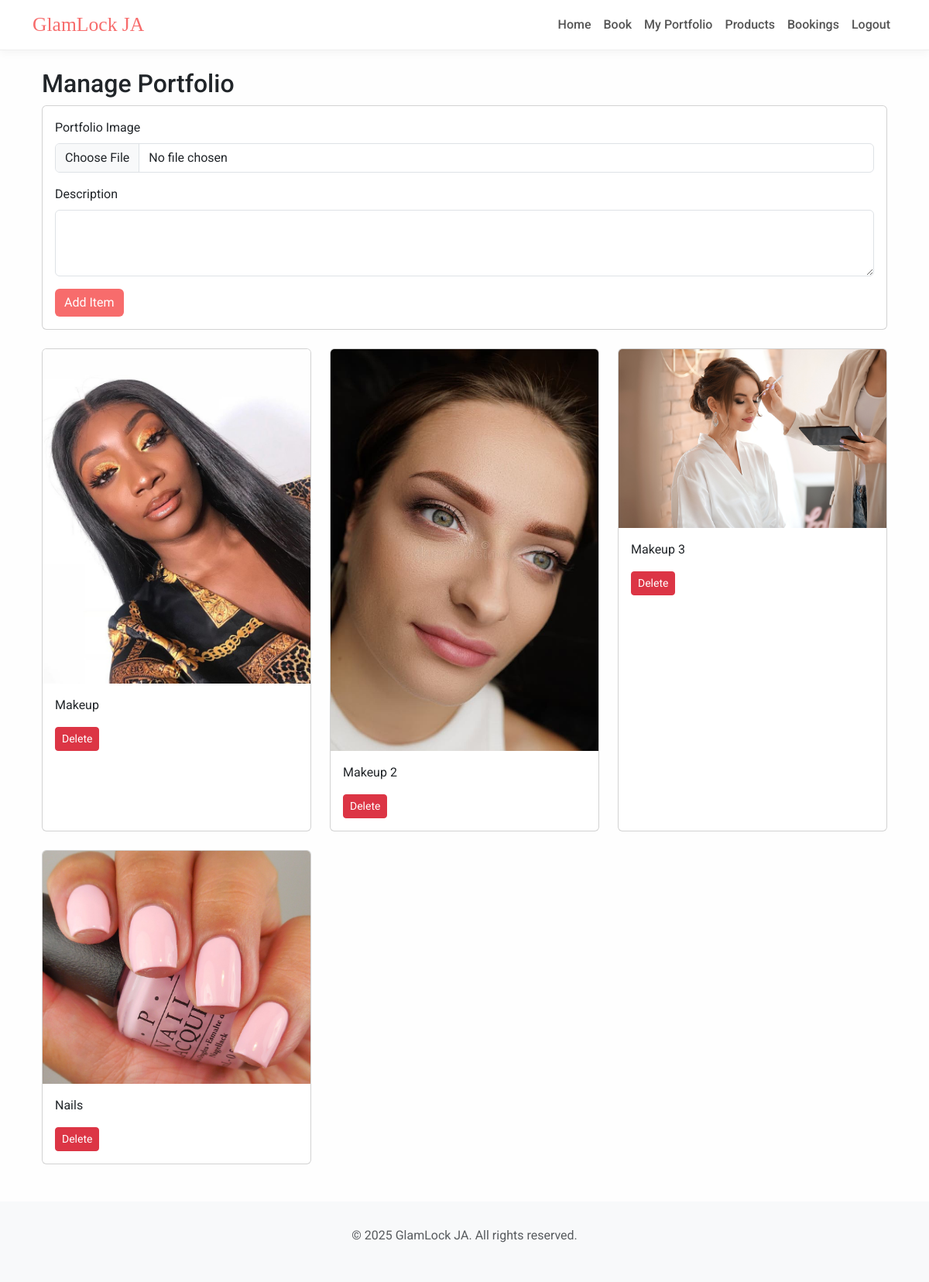
/portfolio/manage (signed in), run on the app's committed database.
### models/models.py (models this page shows)
class PortfolioItem(db.Model):
    __tablename__ = 'portfolio_item'
    id = db.Column(db.Integer, primary_key=True)
    image_url = db.Column(db.String(300), nullable=False)
    description = db.Column(db.Text)
    artist_id = db.Column(db.Integer, db.ForeignKey('artist.id'), nullable=False)
    created_at = db.Column(db.DateTime, default=datetime.utcnow)

### operation/portfolio/routes.py (the view, shortened to what this page needs)
@portfolio_bp.route('/manage', methods=['GET', 'POST'])
@login_required
def manage_portfolio():
    if not current_user.artist_profile:
        abort(403)
    form = PortfolioItemForm()
    items = current_user.artist_profile.portfolio_items
    return render_template('portfolio/manage.html', form=form, items=items)

### forms/forms.py
class PortfolioItemForm(FlaskForm):
    image = FileField('Portfolio Image', validators=[
        FileAllowed(['png', 'jpg', 'jpeg', 'gif'], 'Images only!')
    ])
    description = TextAreaField('Description')
    submit = SubmitField('Add to Portfolio')

### templates/portfolio/manage.html (shortened to what this page needs)
{% extends "base.html" %}
{% block content %}
<div class="container mt-4">
  <h2>Manage Portfolio</h2>
  <div class="card mb-4">
    <div class="card-body">
      <form method="POST" enctype="multipart/form-data">
        <div class="mb-3">
          {{ form.image.label(class="form-label") }}
          {{ form.image(class="form-control") }}
        </div>
        <div class="mb-3">
          {{ form.description.label(class="form-label") }}
          {{ form.description(class="form-control", rows=3) }}
        </div>
        <button type="submit" class="btn btn-primary">Add Item</button>
      </form>
    </div>
  </div>
  <div class="row row-cols-1 row-cols-md-3 g-4">
    {% for item in items %}
    <div class="col">
      <div class="card h-100">
        <img src="{{ url_for('static', filename='uploads/' + item.image_url) }}"
             class="card-img-top"
             alt="Portfolio item">
        <div class="card-body">
          <p class="card-text">{{ item.description }}</p>
          <form method="POST" action="{{ url_for('portfolio.delete_item', item_id=item.id) }}">
            <button type="submit" class="btn btn-danger btn-sm"
                    onclick="return confirm('Delete this item?')">Delete</button>
          </form>
        </div>
      </div>
    </div>
    {% else %}
    <div class="col-12">
      <div class="alert alert-info">No portfolio items yet. Add your first one!</div>
    </div>
    {% endfor %}
  </div>
</div>
{% endblock %}

### templates/base.html (style rules this page uses)
body { font-family: 'Roboto', sans-serif; background-color: #fefefe; }
.btn-primary { background-color: #f76c6c; border: none; }

### data on the page
PortfolioItem: image_url (picture), description "Makeup"
PortfolioItem: image_url (picture), description "Makeup 2"
PortfolioItem: image_url (picture), description "Makeup 3"
PortfolioItem: image_url (picture), description "Nails"

### other printed values
{{ current_year or 2025 }} "2025"
